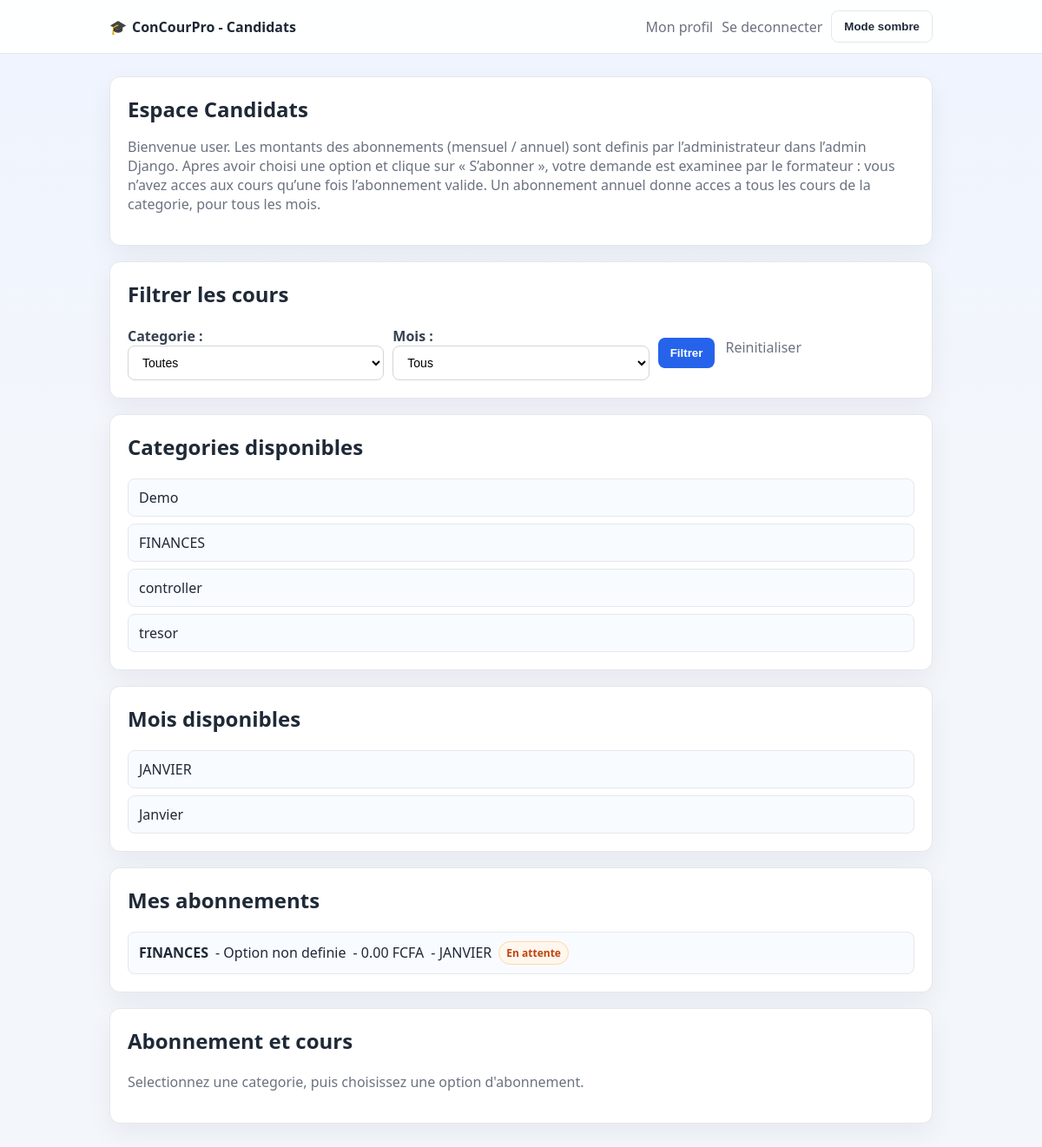
The page / (signed in) on the database as committed earlier.
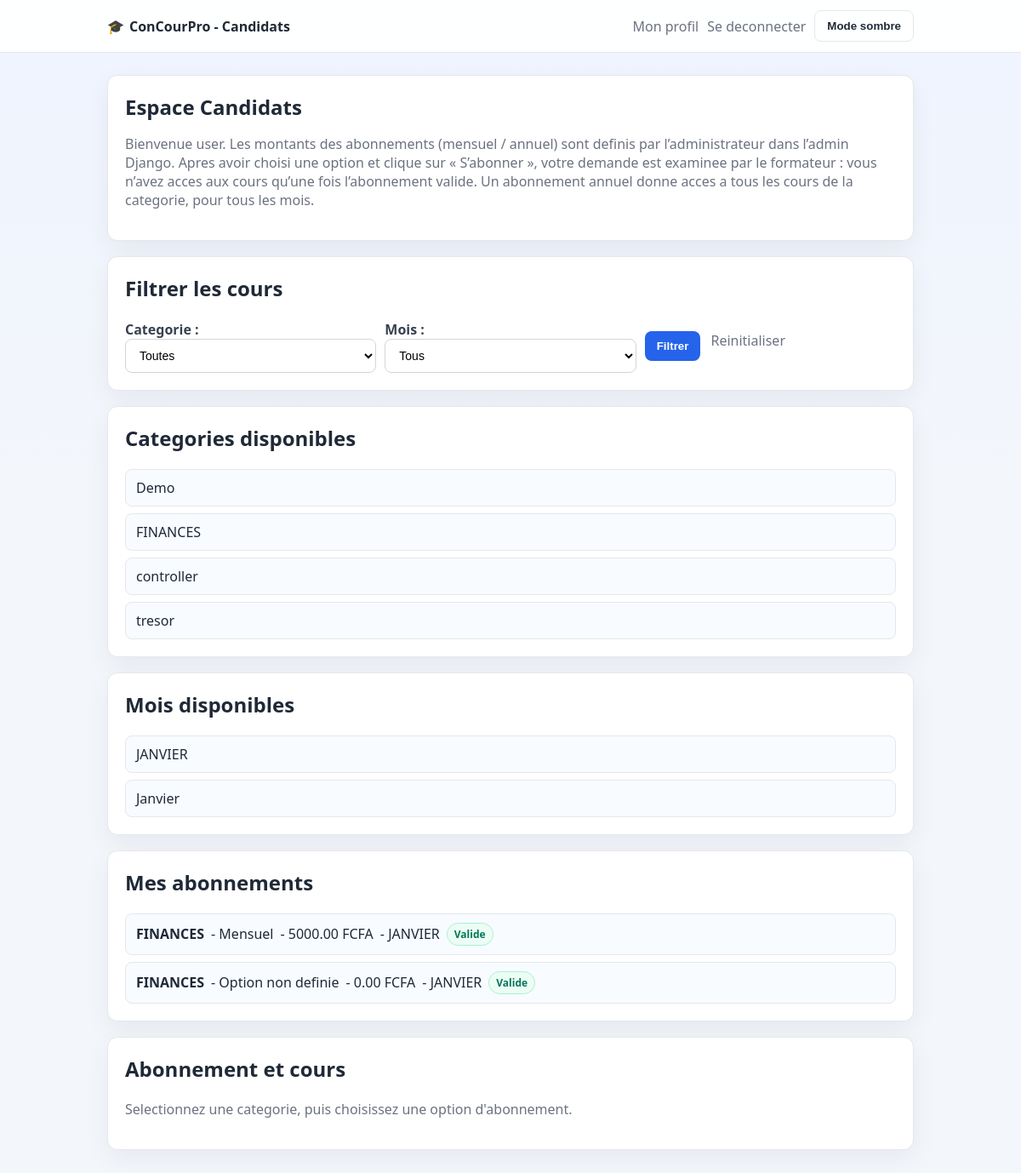
The same page on the database as committed later.
### cours/models.py (models this page shows, shortened)
class Categorie(models.Model):
    nom = models.CharField(max_length=120, unique=True)
    description = models.TextField(blank=True)
    class Meta:
        ordering = ["nom"]
        verbose_name = "Categorie"
        verbose_name_plural = "Categories"

class Mois(models.Model):
    nom = models.CharField(max_length=40, unique=True)
    ordre = models.PositiveSmallIntegerField()
    class Meta:
        ordering = ["ordre", "nom"]
        constraints = [
            models.CheckConstraint(
                condition=models.Q(ordre__gte=1) & models.Q(ordre__lte=12),
                name="mois_ordre_entre_1_et_12",
            )
        ]
        verbose_name = "Mois"
        verbose_name_plural = "Mois"

class Abonnement(models.Model):
    STATUT_EN_ATTENTE = "en_attente"
    STATUT_VALIDE = "valide"
    STATUT_REJETE = "rejete"
    STATUT_CHOICES = (
        (STATUT_EN_ATTENTE, "En attente"),
        (STATUT_VALIDE, "Valide"),
        (STATUT_REJETE, "Rejete"),
    )
    candidat = models.ForeignKey(
        settings.AUTH_USER_MODEL, on_delete=models.CASCADE, related_name="abonnements"
    )
    categorie = models.ForeignKey(
        Categorie, on_delete=models.CASCADE, related_name="abonnements"
    )
    mois = models.ForeignKey(
        Mois, on_delete=models.CASCADE, related_name="abonnements", null=True, blank=True
    )
    option = models.ForeignKey(
        OptionAbonnement,
        on_delete=models.PROTECT,
        related_name="abonnements",
        null=True,
        blank=True,
    )
    montant = models.DecimalField(max_digits=10, decimal_places=2, default=0)
    statut = models.CharField(
        max_length=20, choices=STATUT_CHOICES, default=STATUT_EN_ATTENTE
    )
    date_abonnement = models.DateTimeField(auto_now_add=True)
    class Meta:
        ordering = ["-date_abonnement"]
        constraints = [
            models.UniqueConstraint(
                fields=["candidat", "categorie", "mois", "option"],
                name="abonnement_unique_candidat_categorie_mois_option",
            )
        ]
        verbose_name = "Abonnement"
        verbose_name_plural = "Abonnements"

class OptionAbonnement(models.Model):
    TYPE_MENSUEL = "mensuel"
    TYPE_ANNUEL = "annuel"
    TYPE_CHOICES = (
        (TYPE_MENSUEL, "Mensuel"),
        (TYPE_ANNUEL, "Annuel"),
    )
    type_abonnement = models.CharField(max_length=20, choices=TYPE_CHOICES, unique=True)
    montant = models.DecimalField(max_digits=10, decimal_places=2)
    actif = models.BooleanField(default=True)
    cree_le = models.DateTimeField(auto_now_add=True)
    mis_a_jour_le = models.DateTimeField(auto_now=True)
    class Meta:
        ordering = ["type_abonnement"]
        verbose_name = "Option d'abonnement"
        verbose_name_plural = "Options d'abonnement"

### cours/views.py (the view, shortened to what this page needs)
# urls.py: path("", espace_candidats, name="racine"),
@login_required(login_url="connexion_candidat")
def espace_candidats(request):
    options = OptionAbonnement.objects.filter(actif=True).order_by("type_abonnement")
    mes_abonnements = (
        Abonnement.objects.select_related("categorie", "mois", "option")
        .filter(candidat=request.user)
        .annotate(
            statut_ordre=Case(
                When(statut=Abonnement.STATUT_EN_ATTENTE, then=Value(0)),
                When(statut=Abonnement.STATUT_VALIDE, then=Value(1)),
                When(statut=Abonnement.STATUT_REJETE, then=Value(2)),
                default=Value(3),
                output_field=IntegerField(),
            )
        )
        .order_by("statut_ordre", "-date_abonnement")
    )
    categorie_id = request.GET.get("categorie")
    mois_id = request.GET.get("mois")
    selected_categorie_obj = None
    selected_mois_obj = None
    abonnement_actif = False
    cours_queryset = Cours.objects.none()
    corrections_queryset = Correction.objects.none()
    message_abonnement = ""
    if categorie_id:
        selected_categorie_obj = Categorie.objects.filter(id=categorie_id).first()
    if mois_id:
        selected_mois_obj = Mois.objects.filter(id=mois_id).first()
    abonnement_annuel_valide = None
    abonnement_mensuel_valide = None
    abonnement_en_attente = None
    if categorie_id:
        abonnement_annuel_valide = (
            Abonnement.objects.select_related("option")
            .filter(
                candidat=request.user,
                categorie_id=categorie_id,
                option__type_abonnement=OptionAbonnement.TYPE_ANNUEL,
                statut=Abonnement.STATUT_VALIDE,
            )
            .first()
        )
        if mois_id:
            abonnement_mensuel_valide = (
                Abonnement.objects.select_related("option")
                .filter(
                    candidat=request.user,
                    categorie_id=categorie_id,
                    mois_id=mois_id,
                    option__type_abonnement=OptionAbonnement.TYPE_MENSUEL,
                    statut=Abonnement.STATUT_VALIDE,
                )
                .first()
            )
        abonnement_en_attente = (
            Abonnement.objects.select_related("option")
            .filter(
                candidat=request.user,
                categorie_id=categorie_id,
                statut=Abonnement.STATUT_EN_ATTENTE,
            )
            .first()
        )
        if abonnement_annuel_valide:
            abonnement_actif = True
            cours_queryset = Cours.objects.select_related("categorie", "mois").filter(
                categorie_id=categorie_id
            )
            corrections_queryset = Correction.objects.select_related(
                "categorie", "mois"
            ).filter(categorie_id=categorie_id)
        elif mois_id and abonnement_mensuel_valide:
            abonnement_actif = True
            cours_queryset = Cours.objects.select_related("categorie", "mois").filter(
                categorie_id=categorie_id, mois_id=mois_id
            )
            corrections_queryset = Correction.objects.select_related(
                "categorie", "mois"
            ).filter(categorie_id=categorie_id, mois_id=mois_id)
        elif abonnement_en_attente:
            message_abonnement = (
                "Votre abonnement est en attente de validation par le formateur."
            )
        else:
            message_abonnement = (
                "Vous devez souscrire un abonnement puis attendre sa validation "
                "pour acceder aux cours."
            )
    else:
        message_abonnement = (
            "Selectionnez une categorie, puis choisissez une option d'abonnement."
        )
    context = {
        "categories": Categorie.objects.all(),
        "mois_list": Mois.objects.all(),
        "options_abonnement": options,
        "mes_abonnements": mes_abonnements,
        "cours_list": cours_queryset.order_by("mois__ordre", "titre"),
        "corrections_list": corrections_queryset.order_by("mois__ordre", "titre"),
        "selected_categorie": categorie_id or "",
        "selected_mois": mois_id or "",
        "selected_categorie_obj": selected_categorie_obj,
        "selected_mois_obj": selected_mois_obj,
        "abonnement_actif": abonnement_actif,
        "message_abonnement": message_abonnement,
        "abonnement_annuel_valide": abonnement_annuel_valide,
    }
    return render(request, "cours/espace_candidats.html", context)

### cours/templates/cours/espace_candidats.html (shortened to what this page needs)
<!DOCTYPE html>
<html lang="fr">
<head>
    {% load static %}
    <link rel="stylesheet" href="{% static 'cours/styles.css' %}">
</head>
<body>
    <header class="topbar">
        <div class="topbar-inner">
            <span class="brand"><span class="emoji">🎓</span>ConCourPro - Candidats</span>
            <div class="top-actions">
                <a href="{% url 'profil_candidat' %}" class="link-muted">Mon profil</a>
                <a href="{% url 'deconnexion_candidat' %}" class="link-muted">Se deconnecter</a>
                <button id="theme-toggle" class="btn-secondary" type="button">Mode sombre</button>
            </div>
        </div>
    </header>
    <main class="container">
        <section class="card">
            <h1>Espace Candidats</h1>
            <p>
                Bienvenue {{ request.user.first_name|default:request.user.username }}.
                Les montants des abonnements (mensuel / annuel) sont definis par l’administrateur dans l’admin Django.
                Apres avoir choisi une option et clique sur « S’abonner », votre demande est examinee par le formateur :
                vous n’avez acces aux cours qu’une fois l’abonnement valide.
                Un abonnement annuel donne acces a tous les cours de la categorie, pour tous les mois.
            </p>
        </section>
        <section class="card">
            <h2>Filtrer les cours</h2>
            <form method="get" class="filter-grid" id="filtre-candidat-form">
                <div>
                    <label for="categorie">Categorie :</label>
                    <select name="categorie" id="categorie">
                        <option value="">Toutes</option>
                    </select>
                </div>
                <div>
                    <label for="mois">Mois :</label>
                    <select name="mois" id="mois">
                        <option value="">Tous</option>
                    </select>
                </div>
                <div class="actions">
                    <button type="submit">Filtrer</button>
                    <a href="{% url 'espace_candidats' %}" class="link-muted">Reinitialiser</a>
                </div>
            </form>
        </section>
        <section class="card">
            <h2>Categories disponibles</h2>
            <ul class="simple-list">
                {% for categorie in categories %}
                    <li>{{ categorie.nom }}</li>
                {% empty %}
                    <li>Aucune categorie disponible.</li>
                {% endfor %}
            </ul>
        </section>
        <section class="card">
            <h2>Mois disponibles</h2>
            <ul class="simple-list">
                {% for mois in mois_list %}
                    <li>{{ mois.nom }}</li>
                {% empty %}
                    <li>Aucun mois disponible.</li>
                {% endfor %}
            </ul>
        </section>
        <section class="card">
            <h2>Mes abonnements</h2>
            {% if mes_abonnements %}
                <ul class="simple-list">
                    {% for abonnement in mes_abonnements %}
                        <li class="abonnement-item">
                            <strong>{{ abonnement.categorie.nom }}</strong>
                            <span>
                                {% if abonnement.option %}
                                    - {{ abonnement.option.get_type_abonnement_display }}
                                {% else %}
                                    - Option non definie
                                {% endif %}
                            </span>
                            <span>- {{ abonnement.montant }} FCFA</span>
                            <span>
                                {% if abonnement.mois %}
                                    - {{ abonnement.mois.nom }}
                                {% else %}
                                    - Tous les mois
                                {% endif %}
                            </span>
                            <span class="badge-statut badge-{{ abonnement.statut }}">
                                {{ abonnement.get_statut_display }}
                            </span>
                        </li>
                    {% endfor %}
                </ul>
            {% else %}
                <p>Vous n'avez encore aucun abonnement.</p>
            {% endif %}
        </section>
        <section class="card">
            <h2>Abonnement et cours</h2>
            {% if message_abonnement %}
                <p>{{ message_abonnement }}</p>
            {% endif %}
        </section>
    </main>
</body>
</html>

### cours/static/cours/styles.css (style rules this page uses)
:root { --bg: #f3f6fb; --card: #ffffff; --card-soft: #f8fbff; --text: #1f2937; --muted: #6b7280; --primary: #2563eb; --primary-dark: #1d4ed8; --border: #e5e7eb; --success-bg: #ecfdf5; --success-text: #047857; }
* { box-sizing: border-box; }
body { margin: 0; font-family: "Segoe UI", Arial, sans-serif; background: linear-gradient(180deg, #eff4ff 0%, var(--bg) 40%); color: var(--text); }
.topbar { position: sticky; top: 0; z-index: 20; background: color-mix(in srgb, var(--card) 92%, transparent); border-bottom: 1px solid var(--border); backdrop-filter: blur(8px); }
.topbar-inner { max-width: 980px; margin: 0 auto; padding: 12px 16px; display: flex; justify-content: space-between; align-items: center; gap: 12px; }
.brand { font-weight: 700; color: var(--text); }
.top-actions { display: flex; align-items: center; gap: 10px; }
.container { max-width: 980px; margin: 26px auto 36px; padding: 0 16px; }
.card { background: var(--card); border: 1px solid var(--border); border-radius: 12px; padding: 20px; box-shadow: 0 10px 30px rgba(15, 23, 42, 0.06); margin-bottom: 18px; }
h1, h2 { margin-top: 0; }
h1 { margin-bottom: 8px; }
p { color: var(--muted); }
a { color: var(--primary); text-decoration: none; font-weight: 600; }
.actions { display: flex; flex-wrap: wrap; gap: 12px; margin: 14px 0; }
form { display: grid; gap: 12px; }
label { font-weight: 600; color: #374151; }
input, select, textarea { width: 100%; padding: 10px 12px; border: 1px solid #d1d5db; border-radius: 8px; font-size: 14px; background: #fff; }
.filter-grid { display: grid; grid-template-columns: repeat(auto-fit, minmax(180px, 1fr)); gap: 10px; align-items: end; }
button, .btn { display: inline-block; background: var(--primary); border: none; color: white; padding: 10px 14px; border-radius: 8px; font-weight: 600; cursor: pointer; }
.btn-secondary { background: transparent; color: var(--text); border: 1px solid var(--border); }
.link-muted { font-weight: 500; color: var(--muted); }
.simple-list { list-style: none; padding: 0; margin: 0; display: grid; gap: 8px; }
.simple-list li { border: 1px solid var(--border); border-radius: 8px; padding: 10px 12px; background: var(--card-soft); }
.abonnement-item { display: flex; flex-wrap: wrap; align-items: center; gap: 8px; }
.badge-statut { display: inline-block; padding: 4px 8px; border-radius: 999px; font-size: 12px; font-weight: 600; }
.badge-valide { background: #ecfdf5; color: #047857; border: 1px solid #a7f3d0; }
.emoji { margin-right: 6px; }

Rows that differ between the two databases and show on the page:
added Abonnement: categorie.nom "FINANCES", option.type_abonnement "Mensuel", montant "5000.00", mois.nom "JANVIER", statut "Valide"
changed Abonnement (number 2 of 2 on the later page): statut "En attente" → "Valide"
